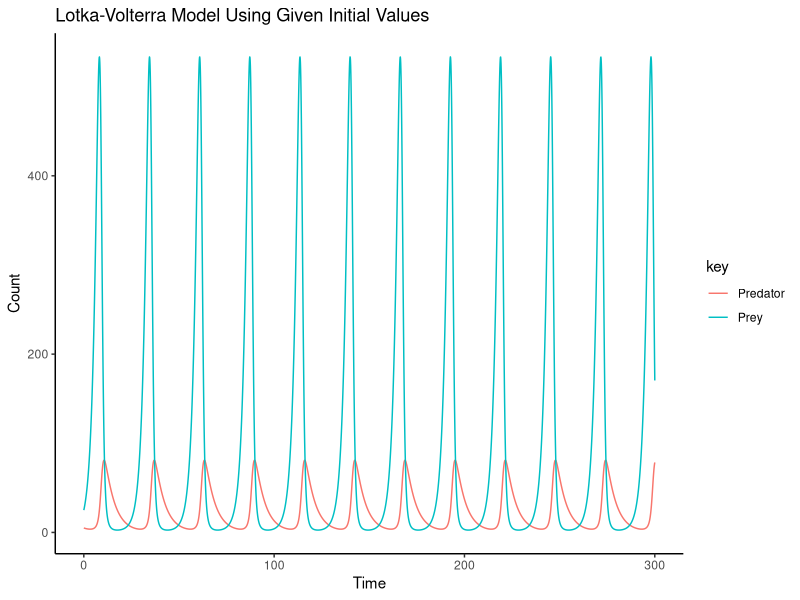
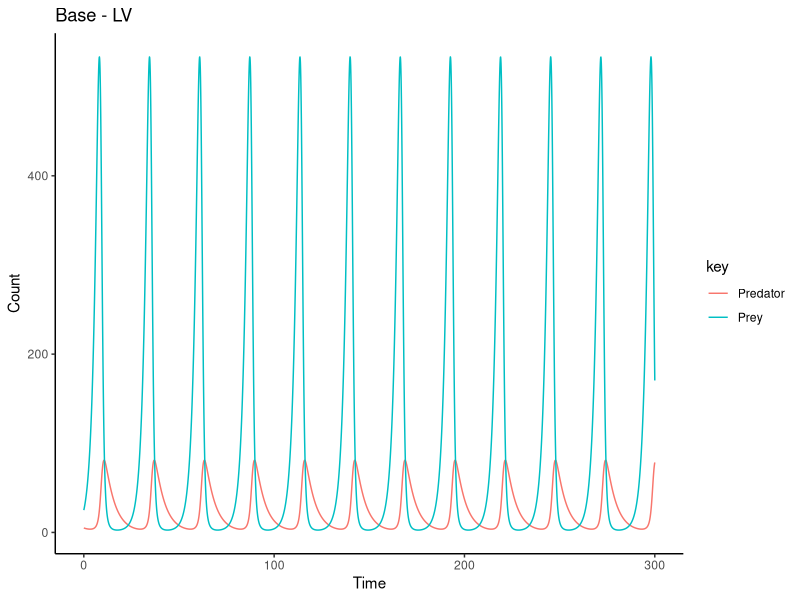
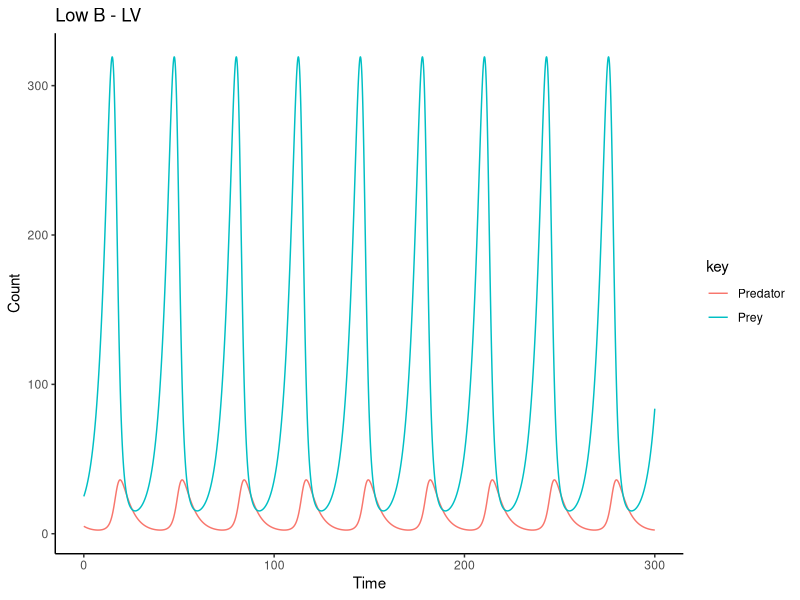
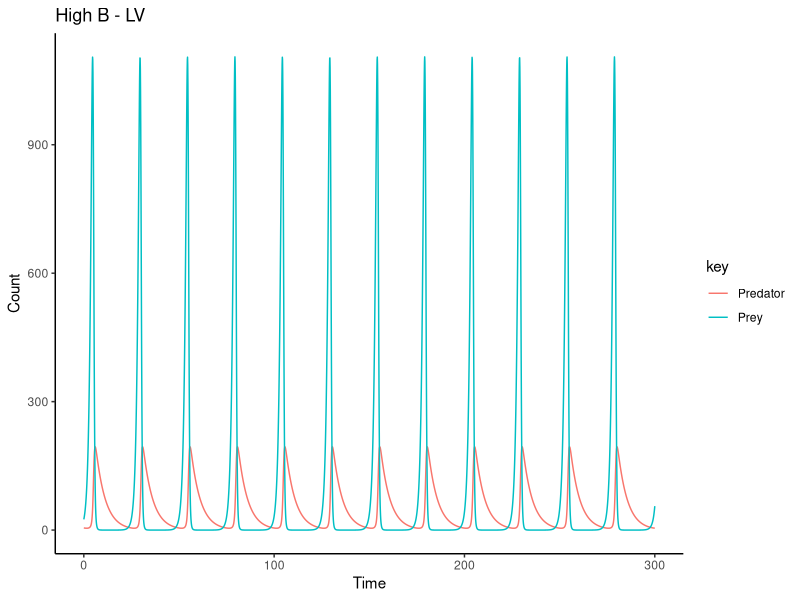
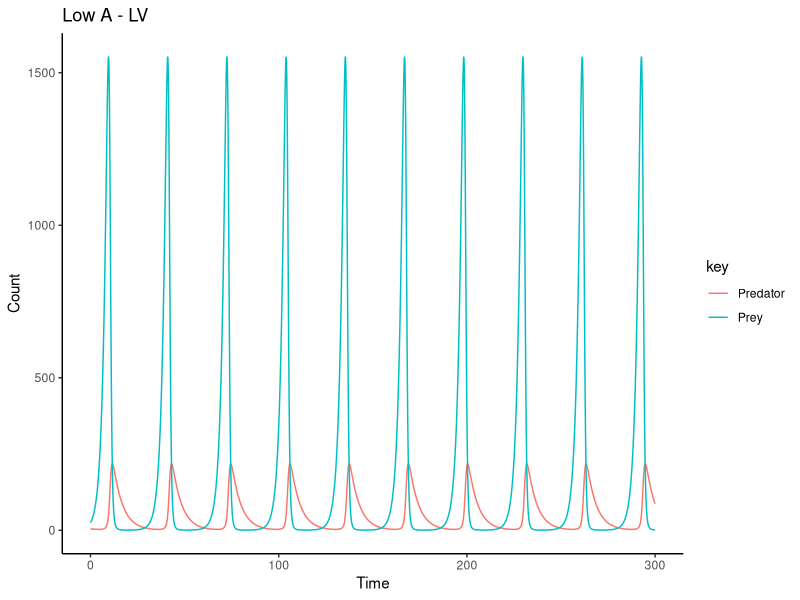
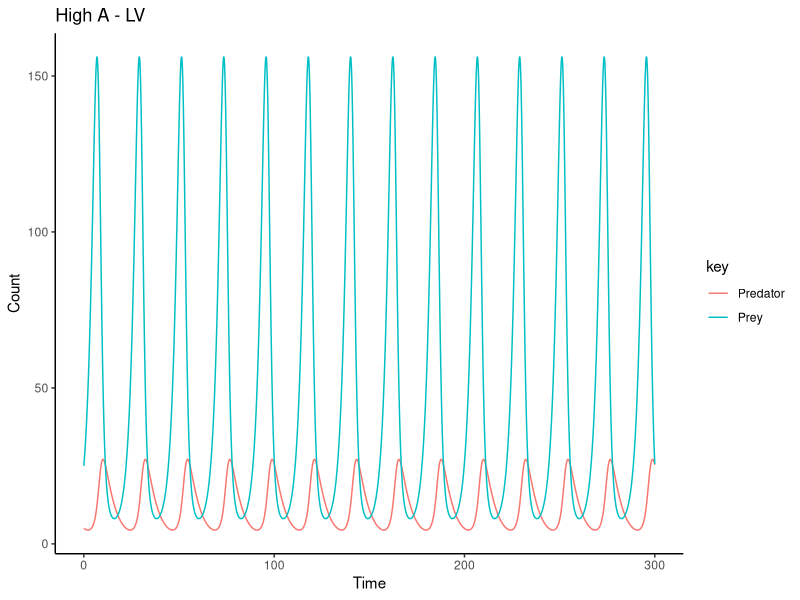
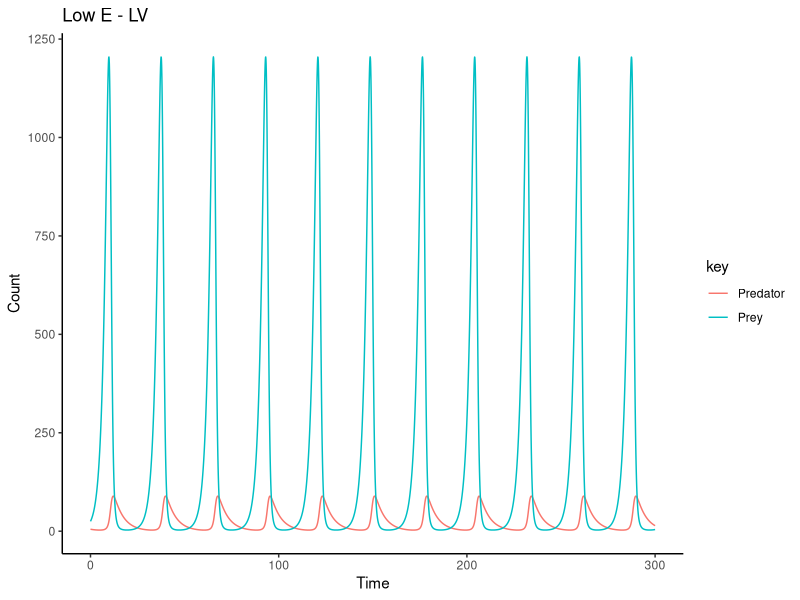
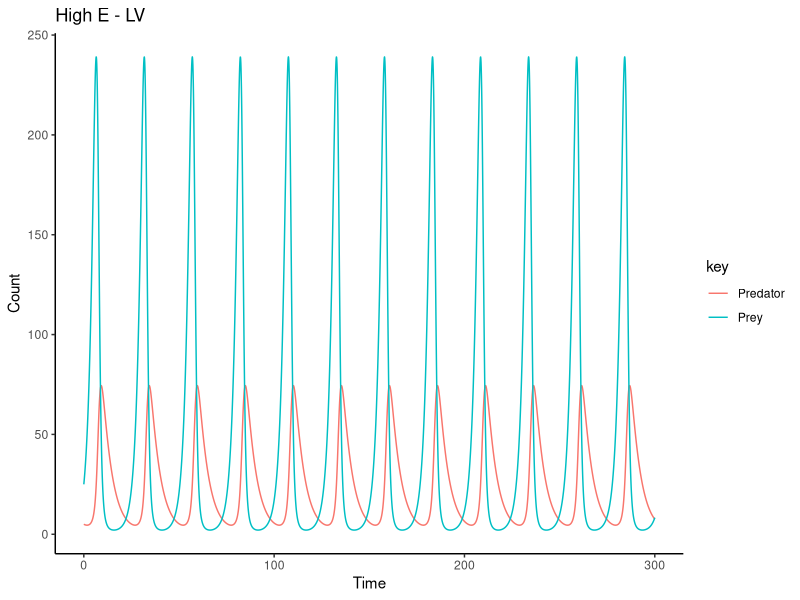

The R source for these figures, in order:
#/*************************************************/
#/*      STABILITY OF PREDATOR-PREY DYNAMICS      */
#/*                                               */
#/* MEGAN HARTLE, ANDREW MACKINNON, GABRIEL TAURO */
#/*                                               */
#/*        BIOCOMPUTING, DR. STUART JONES         */
#/*************************************************/

# PART 1 
# LOTKA-VOLTERRA MODEL


# PART 1B
# SIMULATE DYNAMICS USING LV MODEL

library(tidyr) # Includes tidyr library for piping functions
library(deSolve)  # Includes deSolve library for ode functions
library(ggplot2)  # Includes ggplot2 library for graphing functions

# Creates simulation that models Lotka-Volterra equation
LVSim <- function(t, y, p) {
  H = y[1]  # Herbivore variable
  P = y[2]  # Predator variable

  b = p[1]  # Prey birth rate
  a = p[2]  # Predator attack rate
  e = p[3]  # Conversion efficiency of prey to predators
  s = p[4]  # Predator death rate
  
  dHdt = (b * H) - (a * P * H)  # Differential equations for LV
  dPdt = (e * a * P * H) - (s * P)
  
  return(list(c(dHdt, dPdt)))  # Returns results of derivations 
}

N0 = c(25, 5)  # Initial populations (prey, predator)
params = c(0.5, 0.02, 0.1, 0.2)  # Initial parameters
times = seq(0, 300, by = .1)  # Time steps being used for LV simulation

# Generates ODE function that utilizes LV model
LVModelSim = ode(y = N0, times = times, func = LVSim, parms = params)

out = data.frame(time = LVModelSim[, 1], Prey = LVModelSim[, 2], Predator = LVModelSim[, 3])  # Assigns LVModelSim to a data frame

# Creates a graph comparing predator (red) and prey (cyan) populations
out %>%
  gather(key, value, Prey, Predator) %>%
  ggplot(aes(x = time, y = value, color = key)) + 
  geom_line() + 
  theme_classic() + 
  ggtitle("Lotka-Volterra Model Using Given Initial Values") +
  ylab("Count") + 
  xlab("Time")


# PART 1C
# RUN ADDITIONAL LV SIMULATIONS

# Creates a data frame that includes 9 extra sets of parameters for simulation
LVParameters = data.frame(
  "b" = c(.5, .25, 1, .5, .5, .5, .5, .5, .5),
  "a" = c(.02, .02, .02, .01, .04, .02, .02, .02, .02),
  "e" = c(.1, .1, .1, .1, .1, .05, .2, .1, .1),
  "s" = c(.2, .2, .2, .2, .2, .2, .2, .1, .4)
)

LVModelSimList = list()  # Creates a list for storage of LV simulations

# Generates a for loop that runs the LV simulation using LVParameters
for (i in 1:nrow(LVParameters)) {
  params = unlist(LVParameters[i,])
  LVModelSim2 = ode(y = N0, times = times, func = LVSim, parms = params)
  LVModelSimList[[i]] = data.frame(time = LVModelSim2[, 1], Prey = LVModelSim2[, 2], Predator = LVModelSim2[, 3])
}

# Creates a list of names for respective LV plots
LVNameList = list("Base - LV", "Low B - LV", "High B - LV", "Low A - LV", "High A - LV", "Low E - LV", "High E - LV", "Low S - LV", "High S - LV")

# Generates a for loop that creates and prints a plot for each simulation in LVModelSimList
for (j in 1:length(LVModelSimList)) {
  plot <- LVModelSimList[[j]] %>%
    gather(key, value, Prey, Predator) %>%
    ggplot(aes(x = time, y = value, color = key)) + 
      geom_line() + 
      theme_classic() + 
      ggtitle(LVNameList[[j]]) +  # Calls on LVNameList for plot titles
      ylab("Count") + 
      xlab("Time")
  
  print(plot)
}


# PART 2
# ROSENZWEIG-MACARTHUR MODEL


# PART 2B
# SIMULATE DYNAMICS USING RM MODEL

# Creates simulation that models Rosenzweig-MacArthur equation
RMSim = function(t, y, p) {
  H = y[1]  # Herbivore variable
  P = y[2]  # Predator variable
  
  b = p[1]  # Prey birth rate
  a = p[2]  # Alpha, tied to carrying capacity of prey
  w = p[3]  # Saturating response
  d = p[4]  # Prey density variable at which predator attack rate reaches half its maximum
  e = p[5]  # Conversion efficiency of prey to predators
  s = p[6]  # Predator death rate
  
  dHdt = (b * H) * (1 - a * H) - (w * P) * (H / (d + H))  # Differential equations for RM
  dPdt = (e * w * P) * (H / (d + H)) - s * P
  
  return(list(c(dHdt, dPdt)))  # Returns results of derivations 
}

N0 = c(500, 120)  # Initial populations (prey, predator)
params = c(.8, .001, 5, 400, .07, .2)  # Initial parameters
times = seq(0, 200, by = .1)  # Time steps being used for RM simulation

# Generates ODE function that utilizes RM model
RMModelSim = ode(y = N0, times = times, func = RMSim, parms = params)

out = data.frame(data = RMModelSim, time = RMModelSim[, 1], Prey = RMModelSim[, 2], Predator = RMModelSim[, 3])  # Assigns RMModelSim to a data frame

# Creates a graph comparing predator (red) and prey (cyan) populations
out %>%
  gather(key, value, Prey, Predator) %>%
  ggplot(aes(x = time, y = value, color = key)) + 
    geom_line() + 
    theme_classic() +
    ggtitle("Rosenzweig-MacArthur Model Using Given Initial Values") +  
    ylab("Count") + 
    xlab("Time")


# PART 2C
# RUN ADDTIONAL RM SIMULATIONS

# Creates a data frame that includes 13 extra sets of parameters for simulation
RMParameters = data.frame(
  "b" = c(.8, 1.6, .4, .8, .8, .8, .8, .8, .8, .8, .8, .8, .8),
  "a" = c(.001, .001, .001, .002, .0005, .001, .001, .001, .001, .001, .001, .001, .001),
  "w" = c(5, 5, 5, 5, 5, 10, 2.5, 5, 5, 5, 5, 5, 5),
  "d" = c(400, 400, 400, 400, 400, 400, 400, 800, 200, 400, 400, 400, 400),
  "e" = c(.07, .07, .07, .07, .07, .07, .07, .07, .07, .14, .035, .07, .07),
  "s" = c(.2, .2, .2, .2, .2, .2, .2, .2, .2, .2, .2, .4, .1)
)

RMModelSimList = list()  # Creates a list for storage of RM simulations

# Generates a for loop that runs the RM simulation using RMParameters
for (i in 1:nrow(RMParameters)) {
  params = unlist(RMParameters[i, ])
  RMModelSim2 = ode(y = N0, times = times, func = RMSim, parms = params)
  RMModelSimList[[i]] = data.frame(time = RMModelSim2[, 1], Prey = RMModelSim2[, 2], Predator = RMModelSim2[, 3])
}

# Creates a list of names for respective RM plots
RMNameList = list("Base - RM", "High B - RM", "Low B - RM", "High A - RM", "Low A - RM", "High W - RM", "Low W - RM", "High D - RM", "Low D - RM", "High E - RM", "Low E - RM", "High S - RM", "Low S - RM")

# Generates a for loop that creates and prints a plot for each simulation in RMModelSimList
for (j in 1:length(RMModelSimList)) {
  plot <- RMModelSimList[[j]] %>%
    gather(key, value, Prey, Predator) %>%
    ggplot(aes(x = time, y = value, color = key)) + 
      geom_line() + 
      theme_classic() + 
      ggtitle(RMNameList[[j]]) +  # Calls on RMNameList for plot titles
      ylab("Count") + 
      xlab("Time")
  
  print(plot)
}


# PART 3
# PARADOX OF ENRICHMENT

# Creates a data frame that includes 5 sets of parameters for RM simulations to illustrate Paradox of Enrichment
PoEParameters = data.frame(
  b = c(.8, .8, .8, .8, .8),
  a = c(.00125, .0009, .00075, .0006, .0005),
  w = c(5, 5, 5, 5, 5),
  d = c(400, 400, 400, 400, 400),
  e = c(.1, .1, .1, .1, .1),
  s = c(.2, .2, .2, .2, .2)
)

PoEModelSimList = list()  # Creates a list for storage of PoE simulations


# Generates a for loop that runs the PoE simulation using PoEParameters
for (i in 1:nrow(PoEParameters)) {
  params = unlist(PoEParameters[i,])
  PoEModelSim = ode(y = N0, times = times, func = RMSim, parms = params)
  PoEModelSimList[[i]] = data.frame(time = PoEModelSim[, 1], Prey = PoEModelSim[, 2], Predator = PoEModelSim[, 3])
}

# Creates a list of names for respective PoE plots
PoENameList = list("High Alpha - PoE", "Mid-High Alpha - PoE", "Mid Alpha - PoE", "Mid-Low Alpha - PoE", "Low Alpha - PoE")

# Generates a for loop that creates and prints a plot for each simulation in PoEModelSimList
for (j in 1:length(PoEModelSimList)) {
  plot <- PoEModelSimList[[j]] %>%
    gather(key, value, Prey, Predator) %>%
    ggplot(aes(x = time, y = value, color = key)) + 
      geom_line() + 
      theme_classic() + 
      ggtitle(PoENameList[[j]]) +
      ylab("Count") + 
      xlab("Time")
  
  print(plot)
}
